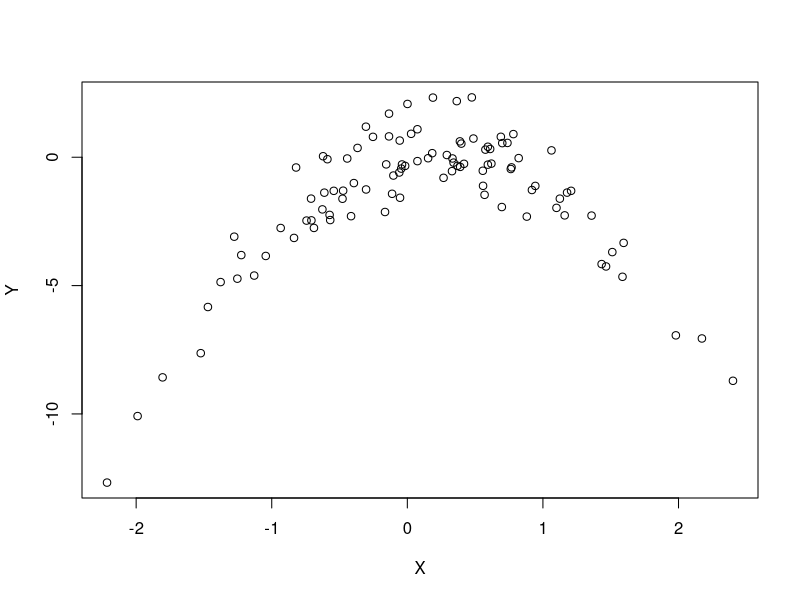
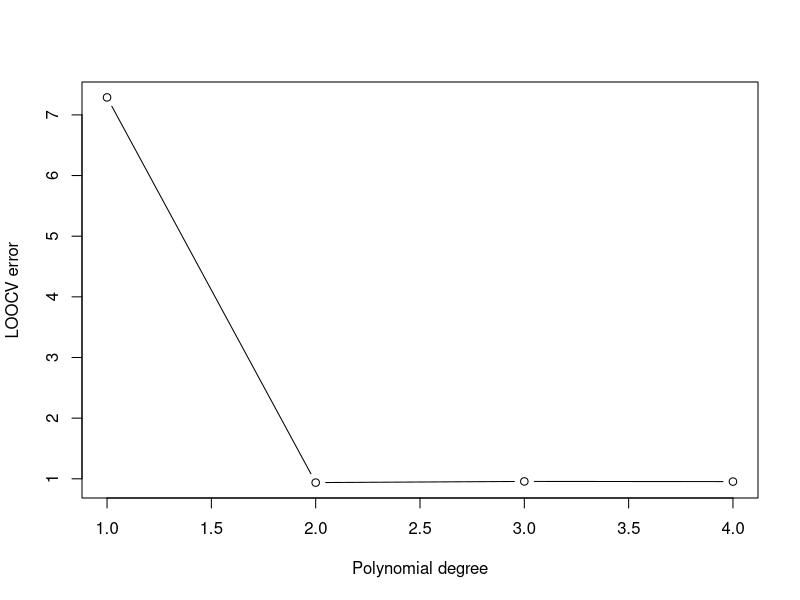
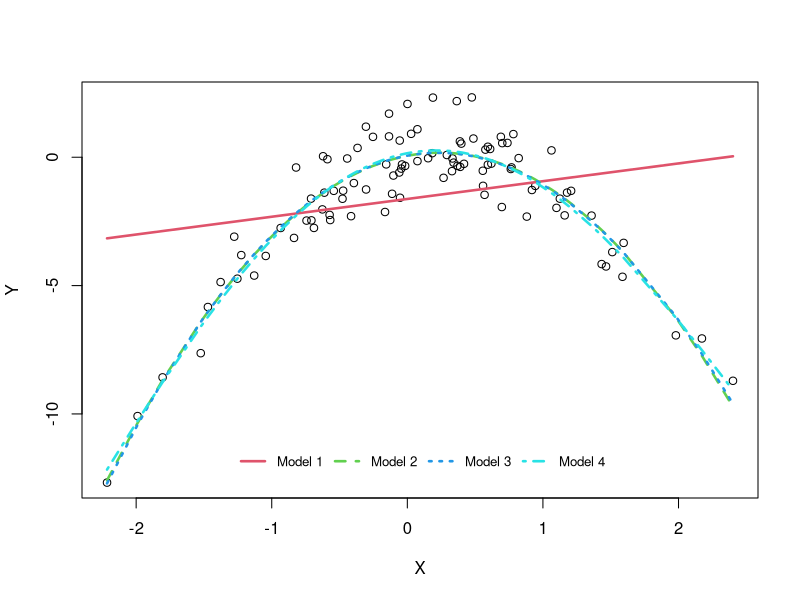
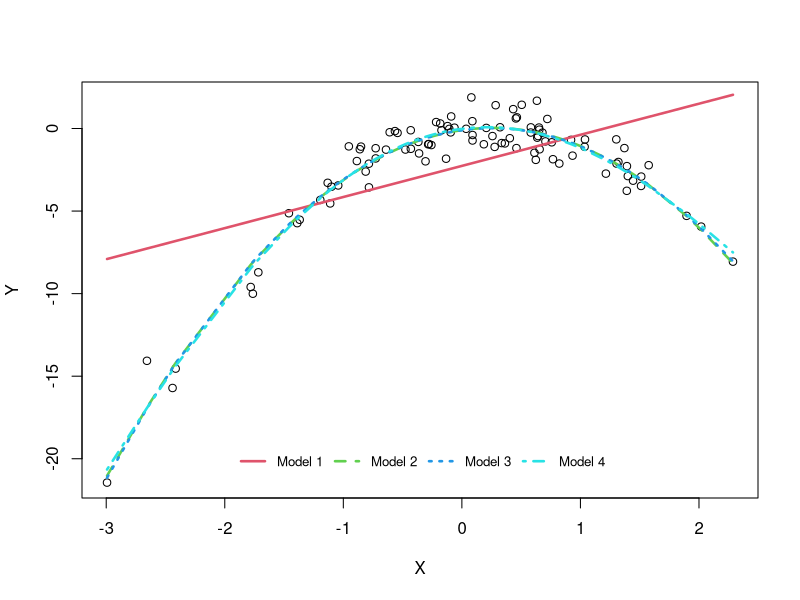

Recreate these plots in R, in order.
## ---- chunk 1
set.seed(1)
x <- rnorm(100)      # random covariate vector
e <- rnorm(100)      # random error vector
y <- x - 2 * x^2 + e # response
## ---- chunk 2
plot(x, y, xlab = "X", ylab = "Y")
## ---- chunk 3
library(boot)
df <- data.frame(x, y)

# LOOCV for polynomials of degree 1-4
cv.res <- sapply(1:4, function(d) {
  glm.fit <- glm(y ~ poly(x, d, raw = TRUE), data = df)
  loocv <- cv.glm(df, glm.fit)$delta

  names(loocv) <- c("raw", "biased")
  return(list(loocv, glm.fit))
})

# bind CV errors into table
cv_errs <- do.call(cbind, cv.res[1,])
colnames(cv_errs) <- paste0("model", 1:4)

# extract model objects from cv.res
models <- cv.res[2,]

cv_errs
## ---- chunk 4
plot(1:4, cv_errs[1,], type = "b", xlab = "Polynomial degree", ylab = "LOOCV error")
## ---- chunk 5
which.min(cv_errs[1,])
## ---- chunk 6
do.call(anova, c(models, test = "F"))
## ---- chunk 7
# plot all the polynomial fits against the data
plot(df$x, df$y, xlab = "X", ylab = "Y")
catch <- sapply(1:4, function(d) {
  poly.mdl  <- models[[d]]
  poly.pred <- predict(poly.mdl, df)
  ord <- order(x)
  
  lines(x[ord], poly.pred[ord], col = d + 1, lwd = 2.5, lty = d)
})

legend("bottom", inset = c(0.05, 0.05), legend = paste("Model", 1:4), horiz = TRUE,
       lwd = 2.5, col = 2:5, lty = 1:4, cex = 0.8, bty = "n")
## ---- chunk 8
set.seed(42)
x <- rnorm(100) # new covariate vector
y <- x - 2 * x^2 + rnorm(100)

df <- data.frame(x, y)

# LOOCV for polynomials of degree 1-4
cv.res <- sapply(1:4, function(d) {
  glm.fit <- glm(y ~ poly(x, d, raw = TRUE), data = df)
  loocv <- cv.glm(df, glm.fit)$delta

  names(loocv) <- c("raw", "biased")
  return(list(loocv, glm.fit))
})

# gather CV errors into table
cv_errs <- do.call(cbind, cv.res[1,])
colnames(cv_errs) <- paste0("model", 1:4)

# new fitted polynomial objects
models <- cv.res[2,]

# plot the polynomial fits against the data
plot(df$x, df$y, xlab = "X", ylab = "Y")
catch <- sapply(1:4, function(d) {
  poly.mdl  <- models[[d]]
  poly.pred <- predict(poly.mdl, df)
  ord <- order(x)
  
  lines(x[ord], poly.pred[ord], col = d + 1, lwd = 2.5, lty = d)
})

legend("bottom", inset = c(0.05, 0.05), legend = paste("Model", 1:4), horiz = TRUE,
       lwd = 2.5, col = 2:5, lty = 1:4, cex = 0.8, bty = "n")
## ---- chunk 9
summary(models[[2]])
summary(models[[3]])
summary(models[[4]])
